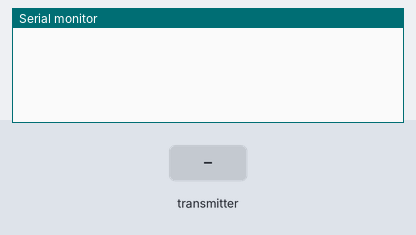
Bench run of a sketch on a simulated ESP8266 (NodeMCU). On the bench: the last lines printed to the serial monitor. Inputs (shaded band) come from the test bench.

Above: at 1.2 s.
1.3 s: the transmitter starts sending busCount = 0
At 1.61 s:
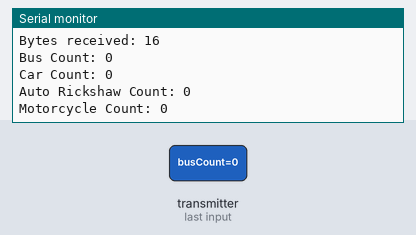
2.8 s: the transmitter starts sending carCount = 256
4.3 s: the transmitter starts sending autoRickshawCount = 256
5.8 s: the transmitter starts sending motorcycleCount = 256
At 6.11 s:
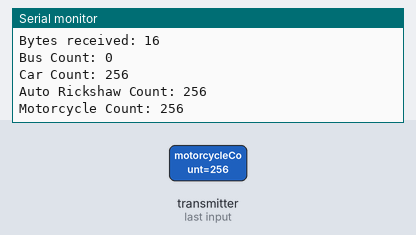
7.3 s: the transmitter starts sending busCount = 256
8.8 s: the transmitter starts sending carCount = 512
Timing chart, 0 to 11.3 s (numbered marks = the images above; inputs shaded):
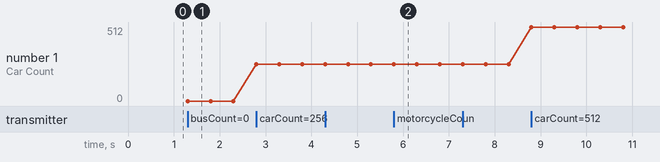

Measured:
- after the input at 1.3 s, the serial monitor: prints a new line at once (image 1)
- after the input at 5.8 s, the serial monitor: prints a new line at once (image 2)
- plotted number 1: 0 → 256 after the input at 2.8 s, 256 → 512 after the input at 8.8 s

The sketch:

reciever_arduino.ino
```cpp
#include <ESP8266WiFi.h>
#include <espnow.h>

// Structure to hold the received data
typedef struct test_struct {
  int busCount;
  int carCount;
  int autoRickshawCount;
  int motorcycleCount;
} test_struct;

test_struct objectCounts;

// Callback function to handle received data
void OnDataRecv(uint8_t *mac, uint8_t *incomingData, uint8_t len) {
  memcpy(&objectCounts, incomingData, sizeof(objectCounts));
  Serial.print("Bytes received: ");
  Serial.println(len);
  Serial.print("Bus Count: ");
  Serial.println(objectCounts.busCount);
  Serial.print("Car Count: ");
  Serial.println(objectCounts.carCount);
  Serial.print("Auto Rickshaw Count: ");
  Serial.println(objectCounts.autoRickshawCount);
  Serial.print("Motorcycle Count: ");
  Serial.println(objectCounts.motorcycleCount);
  Serial.println();
}

void setup() {
  // Initialize Serial Monitor
  Serial.begin(115200);

  // Set device as a Wi-Fi Station
  WiFi.mode(WIFI_STA);

  // Initialize ESP-NOW
  if (esp_now_init() != 0) {
    Serial.println("Error initializing ESP-NOW");
    return;
  }

  // Register the receive callback function
  esp_now_set_self_role(ESP_NOW_ROLE_SLAVE);
  esp_now_register_recv_cb(OnDataRecv);
}

void loop() {
  // The receiver continuously listens for incoming data
}
```
